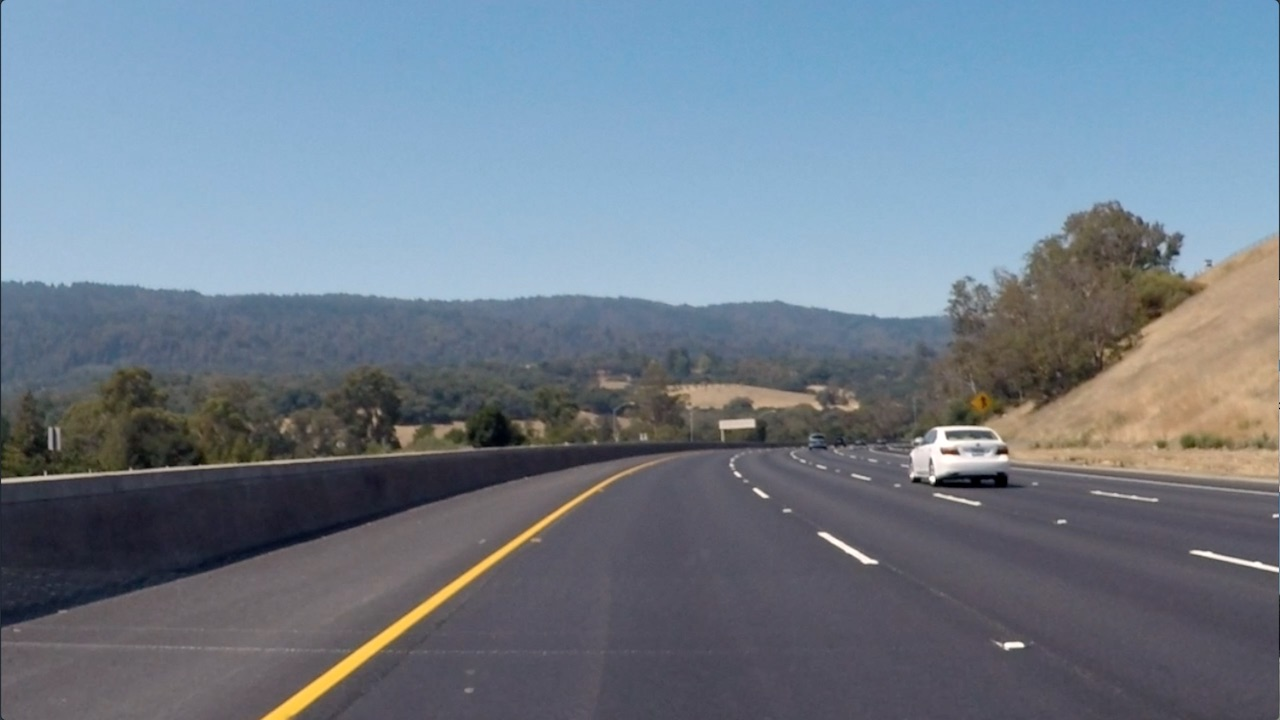
#> input picture convolutional-neural-networks/conv-visualization/data/curved_lane.jpg, 1280 x 720 px
$ jupyter execute custom_filters.ipynb   (shell and % lines are left out)
#> lines starting #> are read from the running program, lines starting #| are printed output that depends on the picture
# Creating a Filter, Edge Detection

### Import resources and display image

[cell 1]
import matplotlib.pyplot as plt
import matplotlib.image as mpimg

import cv2
import numpy as np


# Read in the image
image = mpimg.imread('data/curved_lane.jpg')
#> image is the input picture: shape (720, 1280, 3); mean R, G, B 112.1, 125, 138.7

plt.imshow(image)

### Convert the image to grayscale

[cell 2]
# Convert to grayscale for filtering
gray = cv2.cvtColor(image, cv2.COLOR_RGB2GRAY)
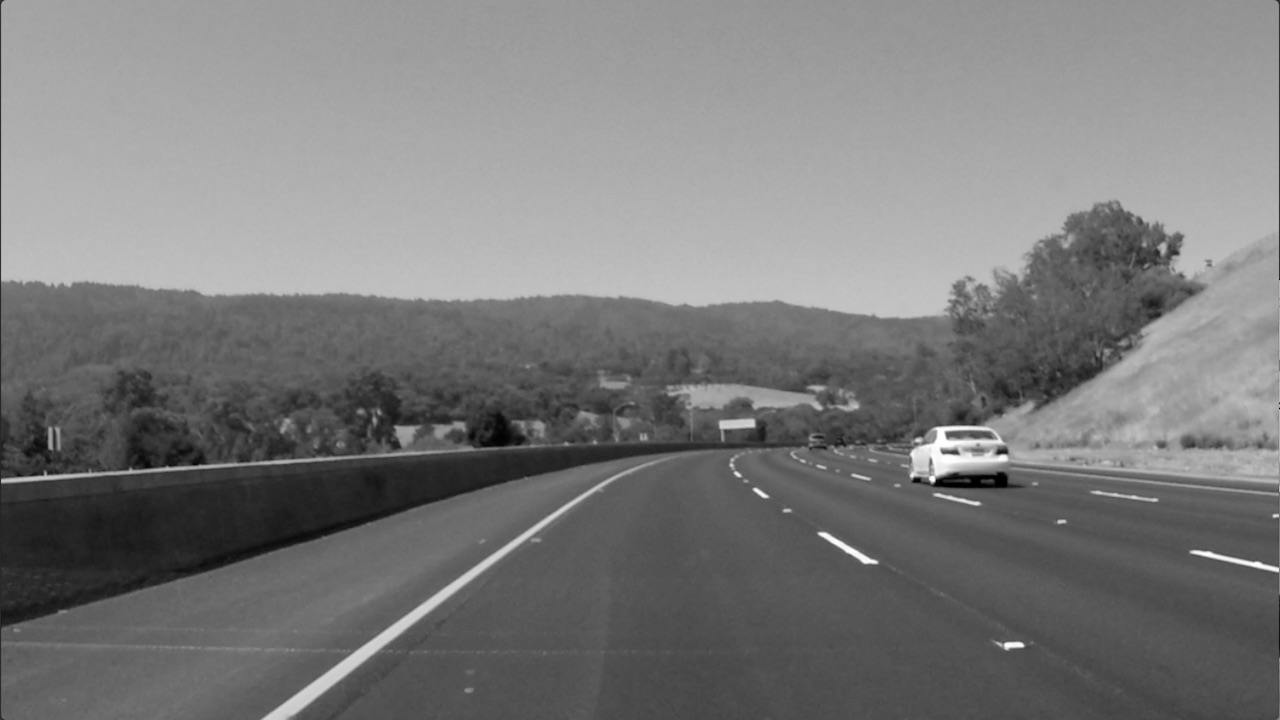
#> gray: shape (720, 1280); min 0, max 255, mean 122.7

plt.imshow(gray, cmap='gray')

### TODO: Create a custom kernel

Below, you've been given one common type of edge detection filter: a Sobel operator.

The Sobel filter is very commonly used in edge detection and in finding patterns in intensity in an image. Applying a Sobel filter to an image is a way of **taking (an approximation) of the derivative of the image** in the x or y direction, separately. The operators look as follows.

**It's up to you to create a Sobel x operator and apply it to the given image.**

For a challenge, see if you can put the image through a series of filters: first one that blurs the image (takes an average of pixels), and then one that detects the edges.

[cell 3]
# Create a custom kernel

# 3x3 array for edge detection
sobel_y = np.array([[ -1, -2, -1],
                   [ 0, 0, 0],
                   [ 1, 2, 1]])

# Filter the image using filter2D, which has inputs: (grayscale image, bit-depth, kernel)
filtered_image = cv2.filter2D(gray, -1, sobel_y)

plt.imshow(filtered_image, cmap='gray')

[cell 4]
## TODO: Create and apply a Sobel x operator
sobel_x = np.array([[-1,0,1],[-2,0,2],[-1,0,1]])

filtered_image2 = cv2.filter2D(gray,-1,sobel_x)
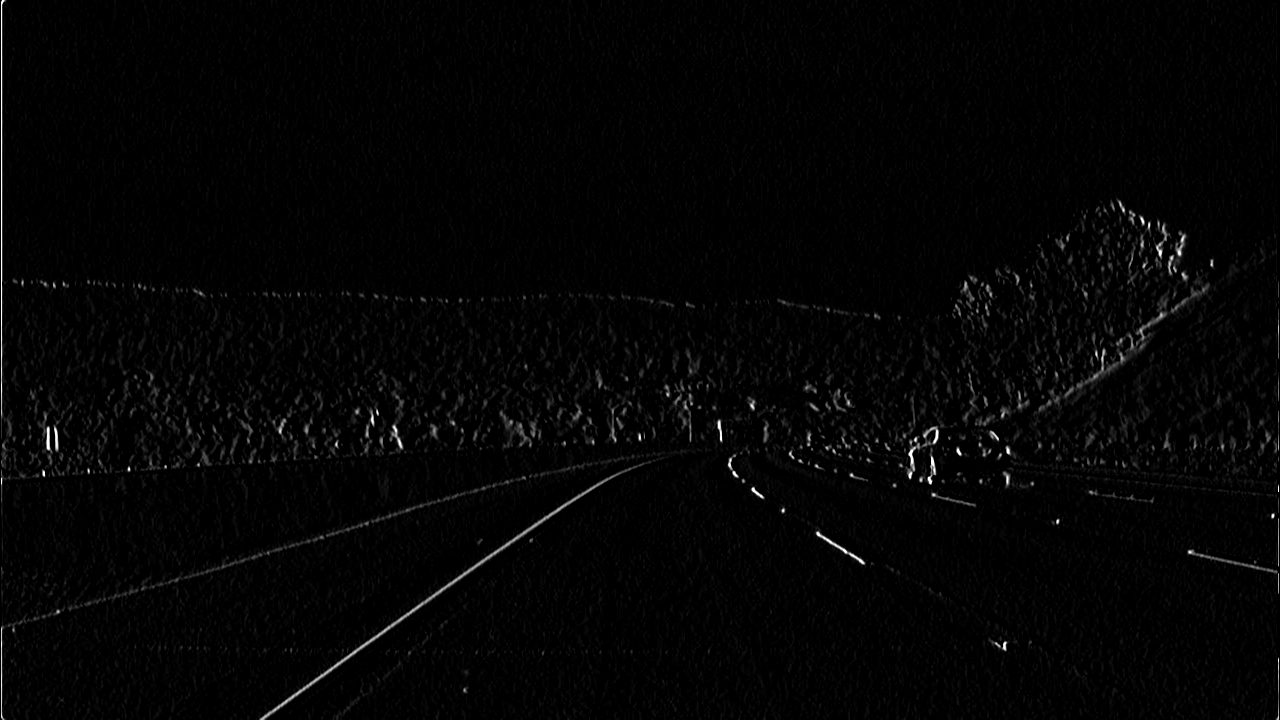
#> filtered_image2: shape (720, 1280); min 0, max 255, mean 4.3
plt.imshow(filtered_image2,cmap='gray')

[cell 5]
filtered_image_both = cv2.filter2D(filtered_image,-1,sobel_x)
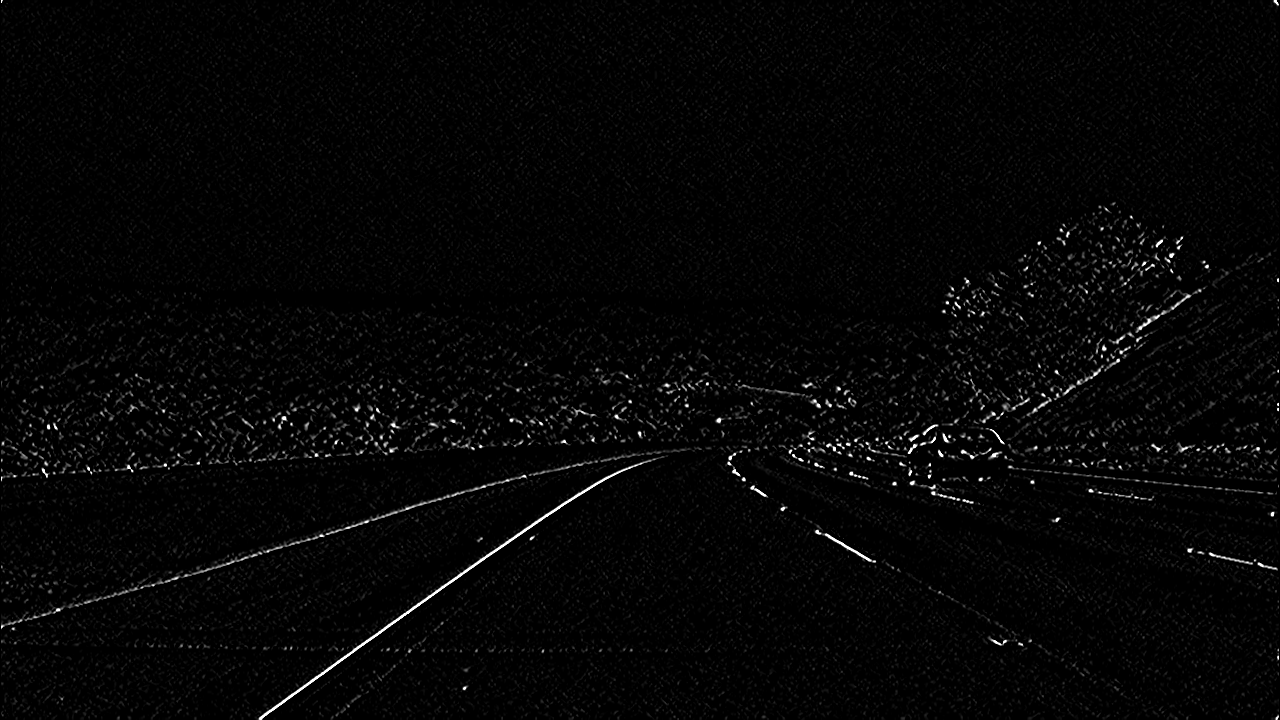
#> filtered_image_both: shape (720, 1280); min 0, max 255, mean 5.5
plt.imshow(filtered_image_both,cmap='gray')

### Test out other filters!

You're encouraged to create other kinds of filters and apply them to see what happens! As an **optional exercise**, try the following:
* Create a filter with decimal value weights.
* Create a 5x5 filter
* Apply your filters to the other images in the `images` directory.

[cell 6]
custom_filter = np.array([[-2,-2,-2,-2,-2],
                          [-1,-1,-1,-1,-1],
                          [0,0,0,0,0],
                          [1,1,1,1,1],
                          [2,2,2,2,2]])
custom_filtered_image = cv2.filter2D(gray,-1,custom_filter)
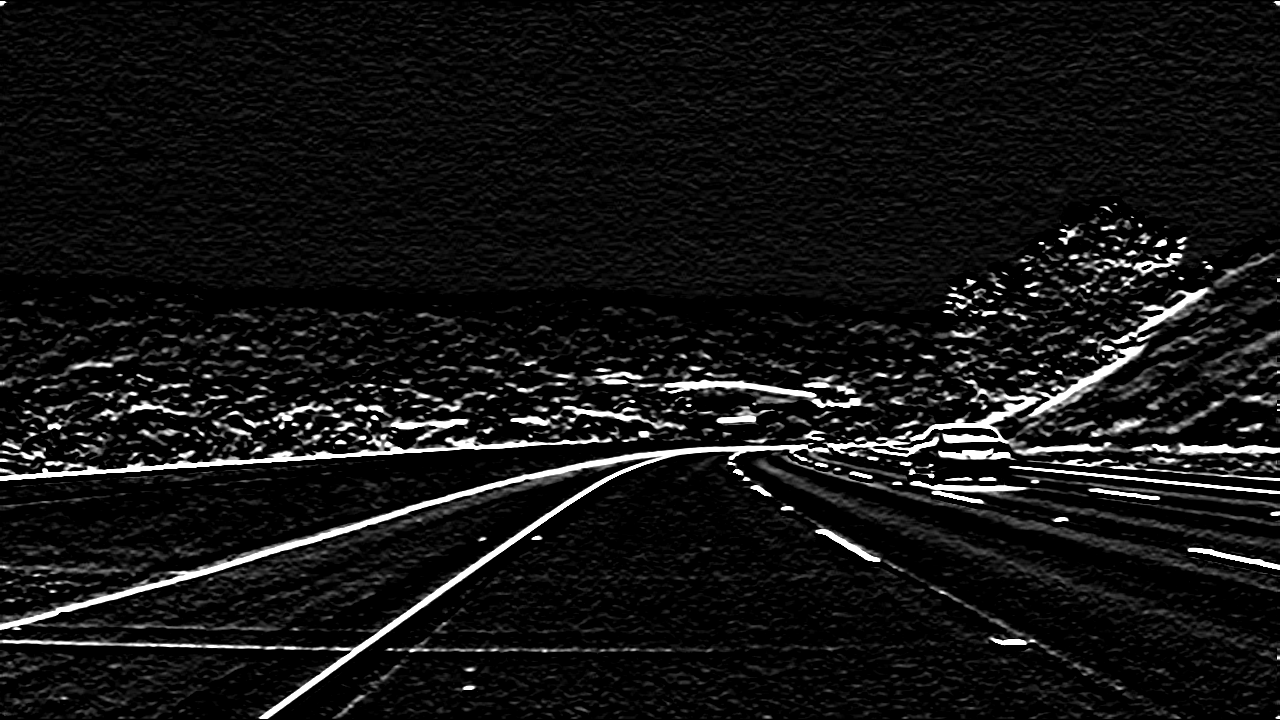
#> custom_filtered_image: shape (720, 1280); min 0, max 255, mean 20.1
plt.imshow(custom_filtered_image, cmap='gray')

$ run again, with convolutional-neural-networks/conv-visualization/data/bridge_trees_example.jpg copied over convolutional-neural-networks/conv-visualization/data/curved_lane.jpg
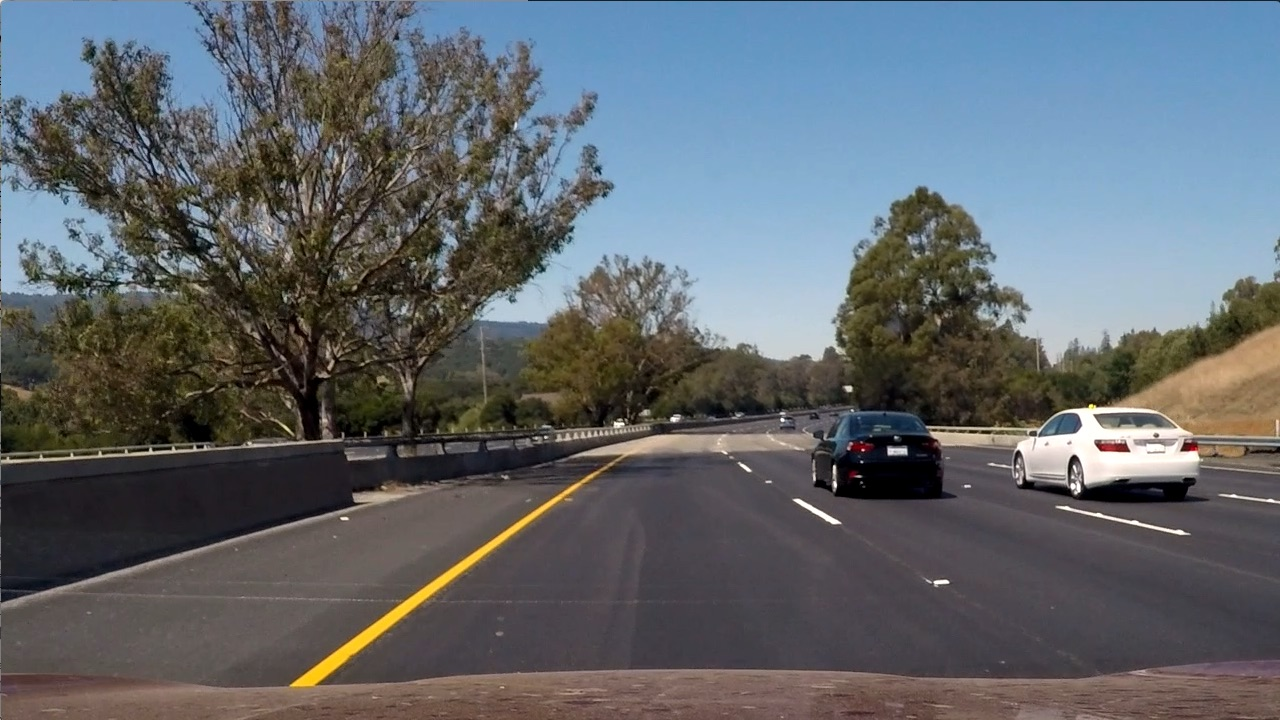
#> input picture convolutional-neural-networks/conv-visualization/data/bridge_trees_example.jpg, 1280 x 720 px
#> image is the input picture: shape (720, 1280, 3); mean R, G, B 97, 102.6, 107.9
#> `gray = cv2.cvtColor(image, cv2.COLOR_RGB2GRAY)`:
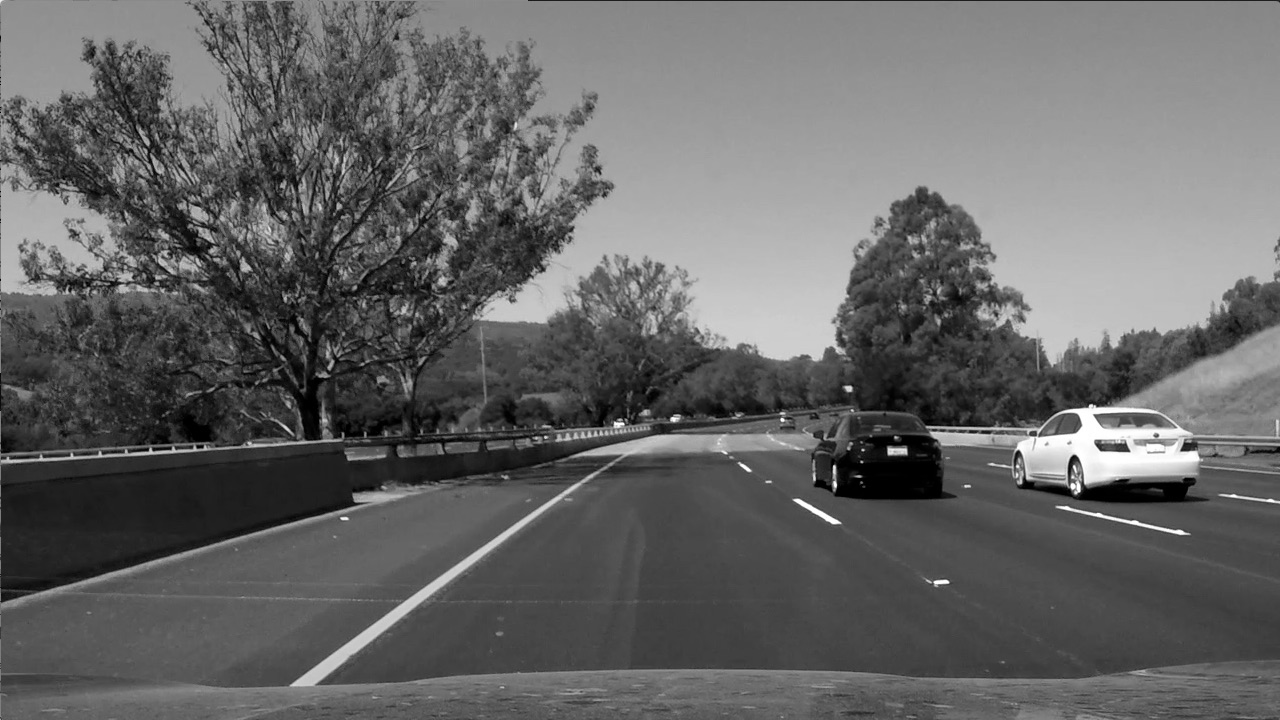
#> gray: shape (720, 1280); min 0, max 255, mean 101.5
#> `custom_filtered_image = cv2.filter2D(gray,-1,custom_filter)`:
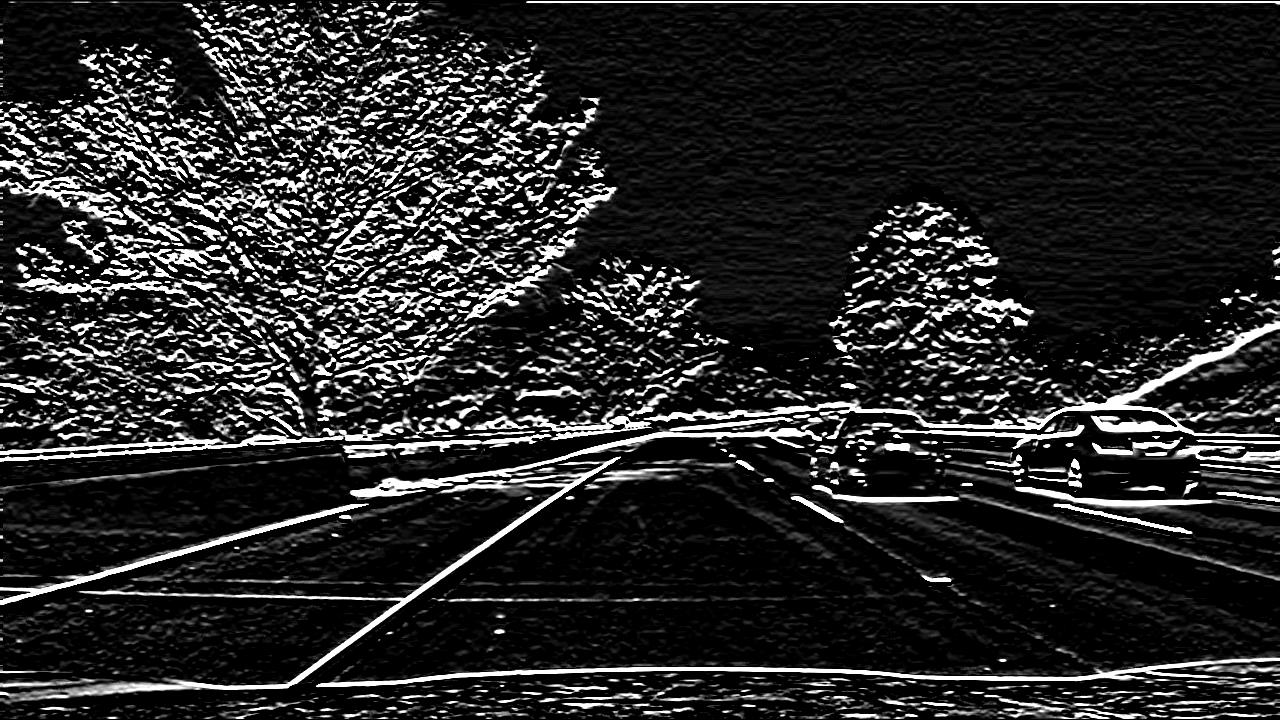
#> custom_filtered_image: shape (720, 1280); min 0, max 255, mean 40.6

$ run again, with convolutional-neural-networks/conv-visualization/data/white_lines.jpg copied over convolutional-neural-networks/conv-visualization/data/curved_lane.jpg
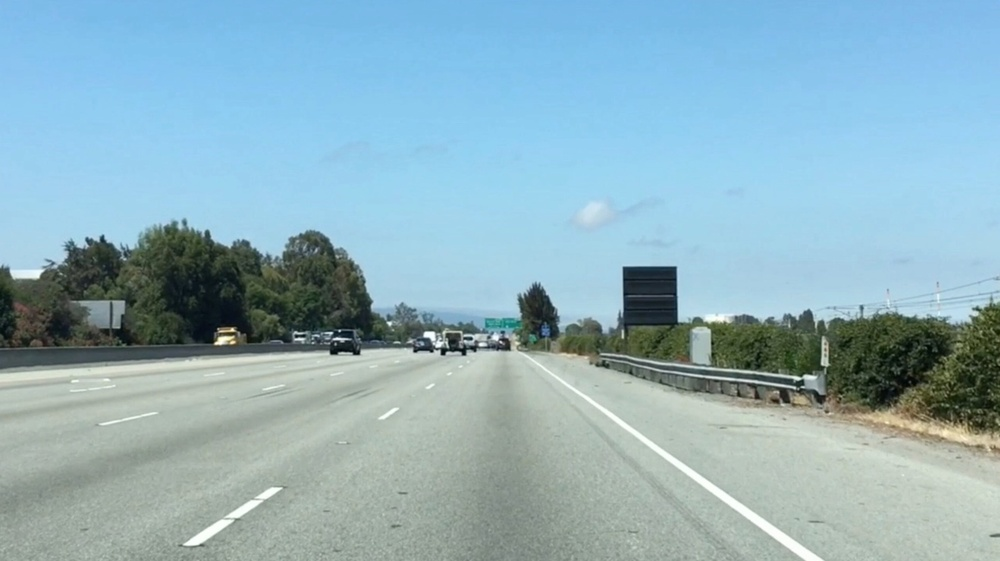
#> input picture convolutional-neural-networks/conv-visualization/data/white_lines.jpg, 1000 x 561 px, shrunk from 2436 x 1366 before the run
#> image is the input picture: shape (561, 1000, 3); mean R, G, B 143.6, 177.1, 188.4
#> `gray = cv2.cvtColor(image, cv2.COLOR_RGB2GRAY)`:
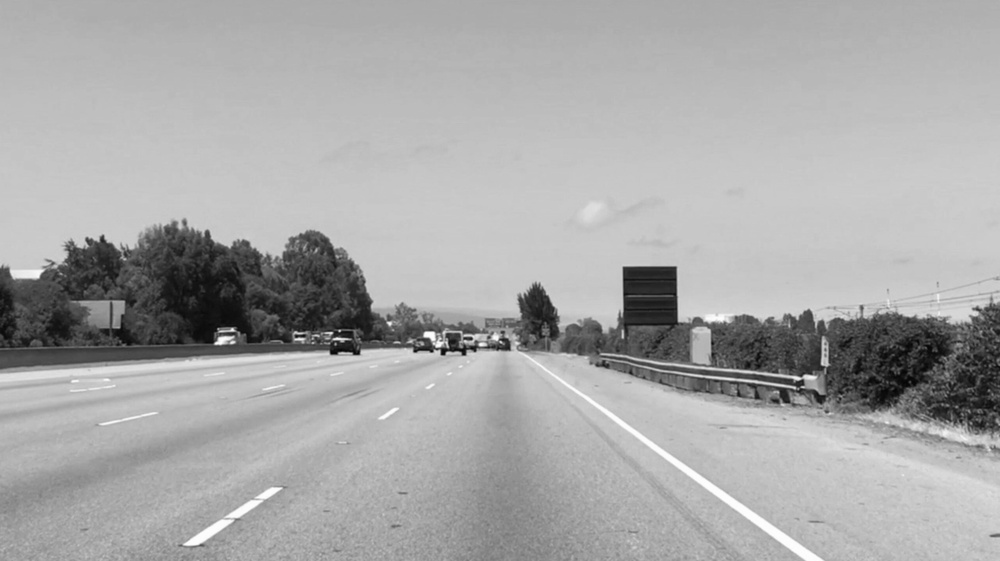
#> gray: shape (561, 1000); min 3, max 255, mean 168.3
#> `custom_filtered_image = cv2.filter2D(gray,-1,custom_filter)`:
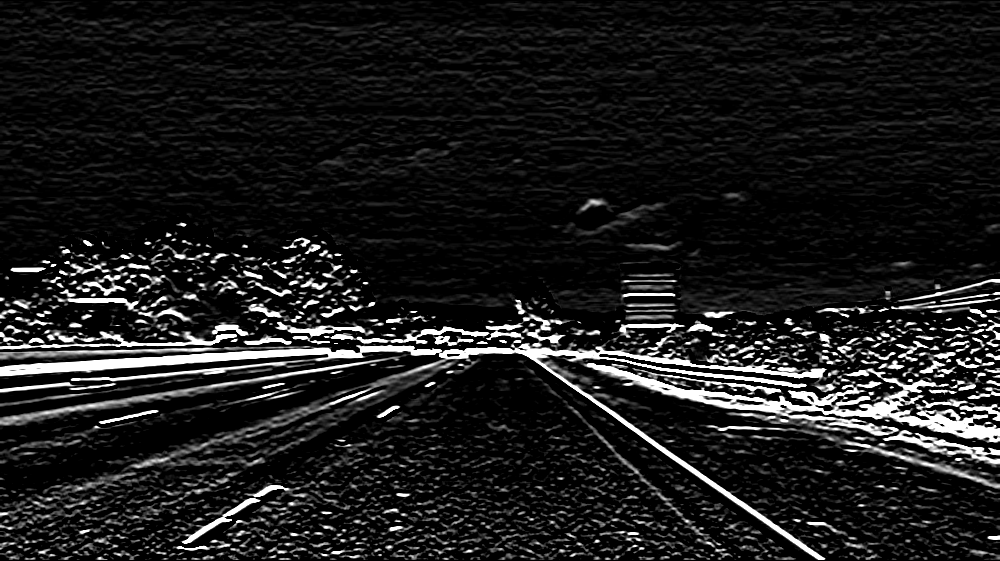
#> custom_filtered_image: shape (561, 1000); min 0, max 255, mean 28.3
